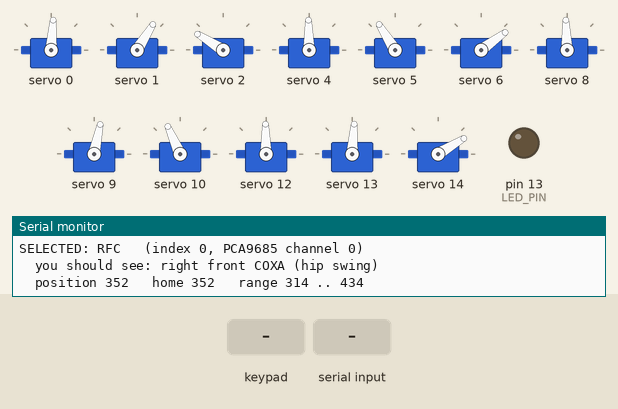
Bench run of a sketch on a simulated Arduino Uno, built with avr-gcc and run on an emulated ATmega328P. Parts: 12 × servo, output pins drawn as LEDs (lit = HIGH), the last lines printed to the serial monitor. The inputs (shaded band) are chosen by the test bench. Pins used as bus, display or sensor lines are not drawn.

Above: at 1.3 s.
1.4 s: key '+' pressed
At 1.9 s:
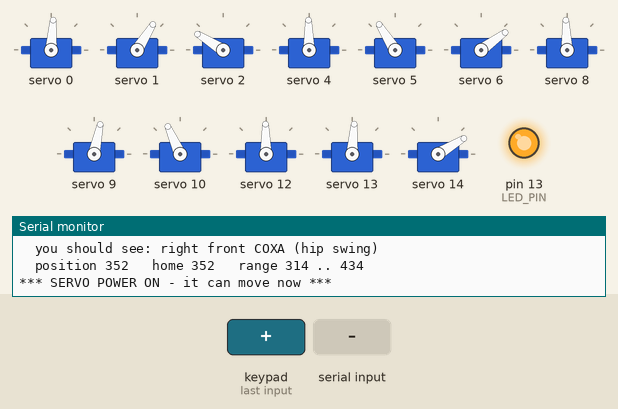
2.9 s: "d" received over Serial
At 4.1 s:
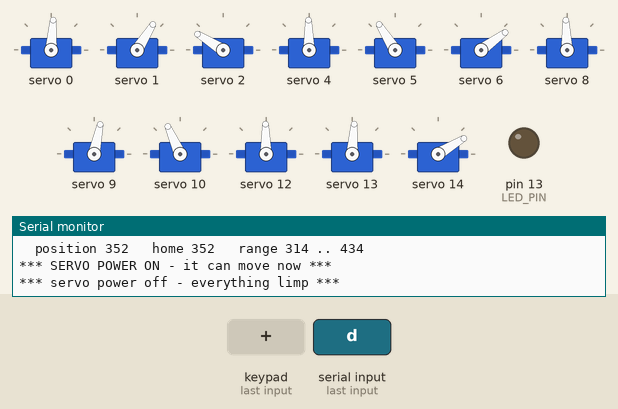
4.4 s: "e" received over Serial
At 5.3 s:
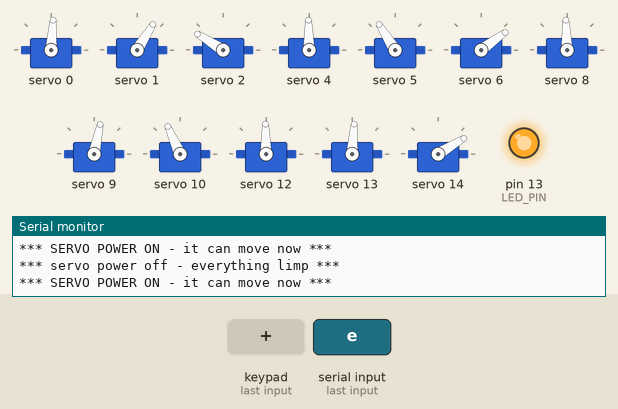
5.9 s: key 'U' pressed
At 6.06 s:
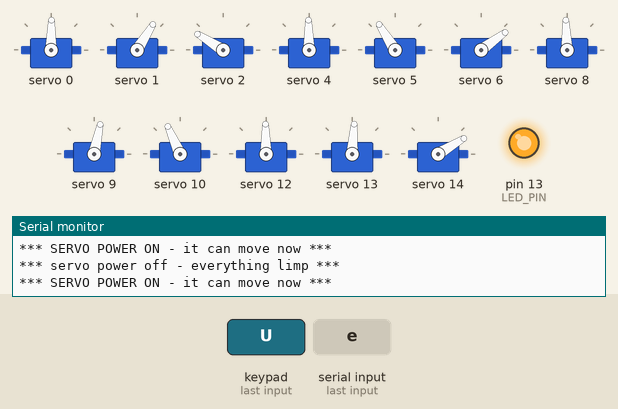
8.9 s: key 'U' pressed
At 10.5 s:
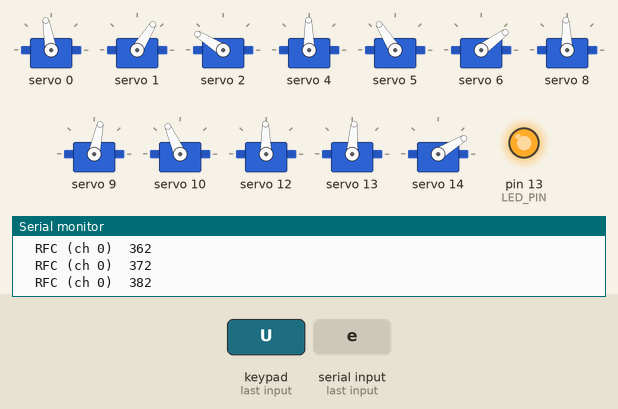
11.9 s: key '-' pressed
At 12.5 s:
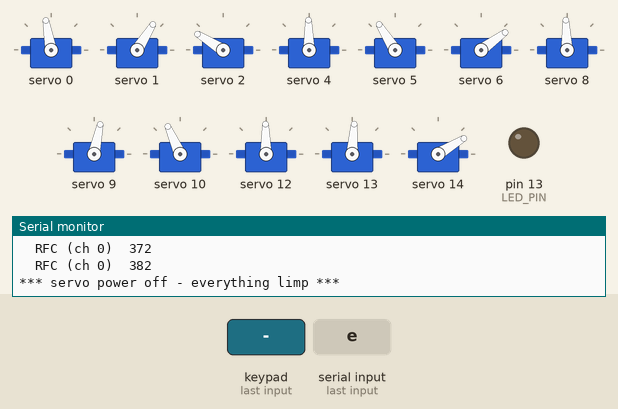
Timing chart, 0 to 14.4 s (numbered marks = the images above; inputs shaded):
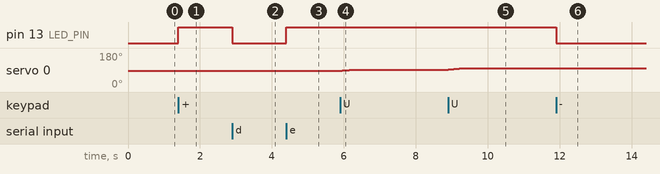

Measured:
- after the input at 1.4 s, pin 13 (LED_PIN): LOW → HIGH at once
- after the input at 2.9 s, pin 13 (LED_PIN): HIGH → LOW at once
- after the input at 4.4 s, pin 13 (LED_PIN): LOW → HIGH at once
- after the input at 5.9 s, servo 0: 86° → 88° at once, → 92° 0.15 s later
- after the input at 8.9 s, servo 0: 92° → 96° at once, → 100° 0.25 s later
- after the input at 11.9 s, pin 13 (LED_PIN): HIGH → LOW at once

The sketch:

Test_PWM_Servos.ino
```cpp
/*
 *   Nova SM3 - Bench Test: ONE servo at a time, driven from the PS2 controller
 *   TARGET BOARD: Teensy 4.0   (master)
 *
 *   WHAT THIS SKETCH IS FOR
 *   -----------------------
 *   You have 12 servos wired into a PCA9685 driver board. This sketch moves
 *   exactly ONE of them at a time, so you can confirm two things:
 *
 *     1. The servo physically works and moves smoothly.
 *     2. The servo is plugged into the channel the firmware THINKS it is.
 *
 *   Point 2 is the one that actually catches bugs. If you swap two servo
 *   cables on the driver board, nothing errors - the robot just moves wrong.
 *   The only way to find it is to command one joint and watch which joint
 *   actually moves. That is the whole point of this test.
 *
 *   HOW YOU DRIVE IT
 *   ----------------
 *   With the PS2 controller. There is one way to move the servo:
 *
 *     HOLD  D-pad UP     - rotate one way  (PWM value counts up)
 *     HOLD  D-pad DOWN   - rotate the other way (PWM value counts down)
 *     TAP   D-pad RIGHT  - switch to the NEXT servo
 *     TAP   D-pad LEFT   - switch to the PREVIOUS servo
 *     TAP   CROSS (X)    - send the current servo back to its home position
 *     TAP   START        - ENABLE servo power (nothing moves until you do this)
 *     TAP   SELECT       - DISABLE servo power (everything goes limp)
 *
 *   The serial monitor prints what is happening, and also accepts a few
 *   backup keys in case the controller drops out mid-test - see loop().
 *
 *   *** SAFETY - READ THIS ***
 *   - PUT THE ROBOT ON A STAND with the legs hanging free.
 *   - Servo power is DISABLED at boot. Nothing can move until you press START.
 *   - Pressing SELECT cuts power instantly. If the robot is standing on its
 *     own legs when you do that, it WILL collapse. Stand. Always.
 *   - Movement is clamped to servoLimit[] so a held button cannot drive a
 *     joint past its mechanical stop and strip a gear.
 *
 *   WIRING
 *   ------
 *     PCA9685  -> Teensy default i2c bus (Wire: SDA 18, SCL 19), address 0x40
 *     OE_PIN   -> Teensy pin 3   (output enable, see note below)
 *     PS2 recv -> DAT 7, CMD 8, SEL 9, CLK 10
 *     Servo power: separate 5-6V supply into the PCA9685 screw terminal,
 *                  with its ground tied to Teensy ground. Do NOT try to run
 *                  12 servos off the Teensy's USB 5V.
 */

#include <Wire.h>
#include <Adafruit_PWMServoDriver.h>
#include <PS2X_lib.h>


/* =====================================================================
   SECTION 1: CONFIGURATION - the numbers you might want to change
   ===================================================================== */

// Which servo does the test start on? This is an index 0-11 into the arrays
// in SECTION 2 below. 0 = RFC = Right Front Coxa. You can also change servo
// live with D-pad LEFT/RIGHT, so this is only the starting point.
#define START_SERVO 0

// How many PWM ticks to move per poll while a D-pad button is held.
// The controller is polled every PS2_INTERVAL ms, so the actual speed is:
//     JOG_STEP ticks x (1000 / PS2_INTERVAL) polls per second
// With the defaults below that is 2 x 20 = 40 ticks per second, which is a
// slow, safe crawl. Raise JOG_STEP to move faster. Start slow.
#define JOG_STEP     2
#define PS2_INTERVAL 50    // ms between controller reads

// Hardware pins
#define OE_PIN   3         // PCA9685 output enable
#define LED_PIN  13        // Teensy onboard orange LED
#define PS2_DAT  7
#define PS2_CMD  8
#define PS2_SEL  9
#define PS2_CLK  10

// PCA9685 timing. CAUTION: these match the calibrated main sketch. The
// servoHome/servoLimit numbers below are only correct AT THESE FREQUENCIES.
// Change them and every calibrated position in the robot becomes wrong.
#define SERVO_FREQ 60
#define OSCIL_FREQ 25000000

Adafruit_PWMServoDriver pwm1 = Adafruit_PWMServoDriver(0x40);
PS2X ps2x;


/* =====================================================================
   SECTION 2: CALIBRATION DATA - copied verbatim from NovaServos.h

   These numbers describe ONE physical robot. They are measured on the
   bench, not calculated. Do not "tidy" them.
   ===================================================================== */

#define TOTAL_SERVOS 12

// Which PCA9685 channel each servo is plugged into.
// The first number is the driver board ID (always 1, there is only one
// board). The second is the channel on that board.
//
// NOTE the gaps: channels 3, 7, 11 and 15 are deliberately skipped, so the
// servo index and the channel number are NOT the same. Servo index 3 (LFC)
// lives on channel 4. This is the single most confusing thing in the file,
// which is why the printouts always show both.
int servoSetup[TOTAL_SERVOS][2] = {       // driver ID, channel number
  {1,0},  {1,1},  {1,2},                  // RFx - right front
  {1,4},  {1,5},  {1,6},                  // LFx - left front
  {1,8},  {1,9},  {1,10},                 // RRx - right rear
  {1,12}, {1,13}, {1,14},                 // LRx - left rear
};

// The "standing straight" position for each servo, as a raw PWM tick count.
float servoHome[TOTAL_SERVOS] = {
  352, 280, 510,                          // RFx
  364, 442, 225,                          // LFx
  367, 331, 423,                          // RRx
  364, 351, 213,                          // LRx
};

// How far each servo is allowed to travel, as {min, max}.
//
// IMPORTANT: these pairs are min/max in the LEG's direction of travel, not
// in numeric order. Look at LFF: {537, 207}. The first number is BIGGER than
// the second. That is not a typo - the left legs are mirror images of the
// right ones, so their servos count the other way.
//
// This means you can never just write `if (pos > limit[1])`. You have to
// sort the pair first. clampToLimit() below does exactly that.
float servoLimit[TOTAL_SERVOS][2] = {     // min, max in leg direction
  {314, 434}, {185, 515}, {365, 607},     // RFx
  {402, 282}, {537, 207}, {370, 128},     // LFx
  {329, 449}, {236, 566}, {278, 520},     // RRx
  {402, 282}, {446, 116}, {358, 116},     // LRx
};

// Short names, and the plain-English joint each one drives. When you command
// a servo, THIS is the joint you should see move. If a different one moves,
// the cable is in the wrong channel.
const char* servoName[TOTAL_SERVOS] = {
  "RFC", "RFF", "RFT",  "LFC", "LFF", "LFT",
  "RRC", "RRF", "RRT",  "LRC", "LRF", "LRT",
};
const char* servoJoint[TOTAL_SERVOS] = {
  "right front COXA (hip swing)",  "right front FEMUR (thigh)",  "right front TIBIA (shin)",
  "left front COXA (hip swing)",   "left front FEMUR (thigh)",   "left front TIBIA (shin)",
  "right rear COXA (hip swing)",   "right rear FEMUR (thigh)",   "right rear TIBIA (shin)",
  "left rear COXA (hip swing)",    "left rear FEMUR (thigh)",    "left rear TIBIA (shin)",
};


/* =====================================================================
   SECTION 3: STATE - the handful of variables that change as it runs
   ===================================================================== */

float servoPos[TOTAL_SERVOS];   // where we believe each servo currently is
int   sel       = START_SERVO;  // which servo the D-pad is driving
byte  outputOn  = 0;            // 1 once START has been pressed
byte  ps2Ready  = 0;            // 1 if the controller handshake succeeded

unsigned long lastPS2Read = 0;  // for the non-blocking poll timer


/* =====================================================================
   SECTION 4: HELPERS
   ===================================================================== */

// Squeeze a requested position into the servo's safe travel range.
// Because servoLimit pairs can be high-then-low (see SECTION 2), we work out
// the numeric low and high first, then clamp against those.
float clampToLimit(int i, float pos) {
  float lo = min(servoLimit[i][0], servoLimit[i][1]);
  float hi = max(servoLimit[i][0], servoLimit[i][1]);
  if (pos < lo) return lo;
  if (pos > hi) return hi;
  return pos;
}

// Send one servo to a position. This is the ONLY function in the sketch that
// actually talks to the servo driver - everything else works out what to ask
// for and then calls this.
void moveServo(int i, float pos) {
  float clamped = clampToLimit(i, pos);
  servoPos[i] = clamped;

  // setPWM(channel, on_tick, off_tick). The PCA9685 counts 0..4095 over each
  // 60Hz cycle. We always switch on at tick 0, and switch off at `clamped` -
  // so `clamped` IS the pulse width, and that is what sets the servo angle.
  pwm1.setPWM(servoSetup[i][1], 0, (int)clamped);
}

// Print which servo is selected and what it should move.
void announceServo() {
  Serial.println();
  Serial.print(F("SELECTED: "));   Serial.print(servoName[sel]);
  Serial.print(F("   (index "));   Serial.print(sel);
  Serial.print(F(", PCA9685 channel ")); Serial.print(servoSetup[sel][1]);
  Serial.println(F(")"));
  Serial.print(F("  you should see: ")); Serial.println(servoJoint[sel]);
  Serial.print(F("  position "));  Serial.print((int)servoPos[sel]);
  Serial.print(F("   home "));     Serial.print((int)servoHome[sel]);
  Serial.print(F("   range "));    Serial.print((int)min(servoLimit[sel][0], servoLimit[sel][1]));
  Serial.print(F(" .. "));         Serial.println((int)max(servoLimit[sel][0], servoLimit[sel][1]));
}

// Turn servo power on or off. OE (output enable) on the PCA9685 is ACTIVE
// LOW: pulling the pin LOW enables the outputs, HIGH disables them. Disabled
// means every servo goes limp at once, regardless of what we last commanded.
void setOutput(byte on) {
  outputOn = on;
  digitalWrite(OE_PIN, on ? LOW : HIGH);
  digitalWrite(LED_PIN, on ? HIGH : LOW);   // orange LED lit = servos live
  Serial.println(on ? F("\n*** SERVO POWER ON - it can move now ***")
                    : F("\n*** servo power off - everything limp ***"));
}


/* =====================================================================
   SECTION 5: SETUP - runs once at boot
   ===================================================================== */

void setup() {
  // Disable servo output BEFORE anything else, so a reset mid-test cannot
  // make the robot lurch. OE is active LOW, so HIGH = outputs off. We drive
  // it high immediately after pinMode, because until pinMode runs the pin is
  // an input and its state is whatever the driver board's pullup decides.
  pinMode(OE_PIN, OUTPUT);
  digitalWrite(OE_PIN, HIGH);
  pinMode(LED_PIN, OUTPUT);
  digitalWrite(LED_PIN, LOW);

  Serial.begin(115200);
  while (!Serial && millis() < 5000);   // wait up to 5s for the monitor, then
                                        // carry on regardless so this still
                                        // runs untethered
  Serial.println(F("\n=== Nova SM3 :: single-servo test (Teensy 4.0) ==="));
  Serial.println(F("*** ROBOT ON A STAND, LEGS FREE, before you press START ***"));

  // --- find the servo driver on the i2c bus ---
  Wire.begin();
  Serial.println(F("\nScanning i2c for the PCA9685..."));
  byte found = 0;
  for (byte a = 1; a < 127; a++) {
    Wire.beginTransmission(a);
    if (Wire.endTransmission() == 0) {
      Serial.print(F("  device at 0x")); Serial.print(a, HEX);
      if (a == 0x40) { Serial.print(F("   <-- the servo driver")); found = 1; }
      if (a == 0x01) Serial.print(F("   <-- the Nano slave board"));
      Serial.println();
    }
  }
  if (!found) {
    Serial.println(F("  NOT FOUND. Check 5V, GND, SDA and SCL, and that the"));
    Serial.println(F("  board has its i2c pullup resistors. Nothing will move."));
  }

  // --- start the driver ---
  pwm1.begin();
  pwm1.setOscillatorFrequency(OSCIL_FREQ);
  pwm1.setPWMFreq(SERVO_FREQ);
  delay(10);

  // Load every servo's home position into the driver. Output is still
  // disabled, so nothing moves yet - this just means that the instant you
  // press START, the servos go to a known sane pose instead of somewhere
  // random left over from the last run.
  for (int i = 0; i < TOTAL_SERVOS; i++) {
    servoPos[i] = servoHome[i];
    moveServo(i, servoHome[i]);
  }
  Serial.println(F("\nAll servos staged at home (still powered off)."));

  // --- connect the PS2 controller ---
  Serial.print(F("\nLooking for the PS2 controller"));
  for (byte attempt = 0; attempt < 10; attempt++) {
    // NOTE: this is the Teensy PS2X fork, where config_gamepad returns
    // 0 on SUCCESS. The stock library returns non-zero. Do not "fix" this.
    if (ps2x.config_gamepad(PS2_CLK, PS2_CMD, PS2_SEL, PS2_DAT, false, false) == 0) {
      ps2Ready = 1;
      break;
    }
    Serial.print(F("."));
    delay(500);
  }
  if (ps2Ready) {
    Serial.println(F("  found."));
  } else {
    Serial.println(F("  NOT FOUND."));
    Serial.println(F("  Is the receiver LED solid (paired) rather than blinking?"));
    Serial.println(F("  Check DAT 7 / CMD 8 / SEL 9 / CLK 10, and that it is on"));
    Serial.println(F("  3.3V - the Teensy 4.0 is NOT 5V tolerant."));
    Serial.println(F("  You can still drive this test from the serial keys below."));
  }

  showControls();
  announceServo();
}

void showControls() {
  Serial.println(F("\n--- controls ---"));
  Serial.println(F("  PS2  START        enable servo power"));
  Serial.println(F("  PS2  SELECT       disable servo power"));
  Serial.println(F("  PS2  D-pad UP     HOLD to rotate one way"));
  Serial.println(F("  PS2  D-pad DOWN   HOLD to rotate the other way"));
  Serial.println(F("  PS2  D-pad RIGHT  next servo"));
  Serial.println(F("  PS2  D-pad LEFT   previous servo"));
  Serial.println(F("  PS2  CROSS (X)    send this servo home"));
  Serial.println(F("  backup keys (if the controller drops):"));
  Serial.println(F("    e / d  power on / off      n / p  next / prev servo"));
  Serial.println(F("    + / -  nudge one step      h      home this servo"));
  Serial.println(F("    ?      show this again"));
  Serial.println(F("----------------\n"));
}


/* =====================================================================
   SECTION 6: LOOP - runs over and over, forever

   Nothing here blocks. We check the clock, and only read the controller
   when PS2_INTERVAL ms have gone by. That keeps the loop responsive.
   ===================================================================== */

void loop() {
  handleSerialKeys();   // backup keyboard control, always available

  if (!ps2Ready) return;
  if (millis() - lastPS2Read < PS2_INTERVAL) return;
  lastPS2Read = millis();

  ps2x.read_gamepad(false, false);

  // --- power on / off ---
  // ButtonPressed() fires ONCE on the press. That is what we want for
  // things that toggle - otherwise holding START would fire 20x a second.
  if (ps2x.ButtonPressed(PSB_START))  setOutput(1);
  if (ps2x.ButtonPressed(PSB_SELECT)) setOutput(0);

  // --- change which servo we are driving ---
  if (ps2x.ButtonPressed(PSB_PAD_RIGHT)) {
    sel = (sel + 1) % TOTAL_SERVOS;
    announceServo();
  }
  if (ps2x.ButtonPressed(PSB_PAD_LEFT)) {
    sel = (sel + TOTAL_SERVOS - 1) % TOTAL_SERVOS;
    announceServo();
  }

  // --- send it home ---
  if (ps2x.ButtonPressed(PSB_CROSS)) {
    moveServo(sel, servoHome[sel]);
    Serial.print(F("  home -> ")); Serial.println((int)servoPos[sel]);
  }

  // --- the actual jog, one way or the other ---
  // Button() (not ButtonPressed) is TRUE the whole time the button is held
  // down. So every poll that UP is held, we add JOG_STEP ticks. Let go and
  // it stops. That is what makes it feel like holding a motor button.
  if (outputOn) {
    if (ps2x.Button(PSB_PAD_UP))   jog(+JOG_STEP);
    if (ps2x.Button(PSB_PAD_DOWN)) jog(-JOG_STEP);
  } else if (ps2x.Button(PSB_PAD_UP) || ps2x.Button(PSB_PAD_DOWN)) {
    // Held a jog button with the power off - say so, but only occasionally
    // so we do not flood the monitor 20 times a second.
    static unsigned long lastNag = 0;
    if (millis() - lastNag > 1500) {
      lastNag = millis();
      Serial.println(F("  (servo power is OFF - press START first)"));
    }
  }
}

// Move the selected servo by `delta` ticks and report it.
void jog(int delta) {
  float before = servoPos[sel];
  moveServo(sel, servoPos[sel] + delta);

  // If the position did not change, we are sitting on a travel limit.
  if (servoPos[sel] == before) {
    static unsigned long lastLimitMsg = 0;
    if (millis() - lastLimitMsg > 1000) {
      lastLimitMsg = millis();
      Serial.print(F("  ")); Serial.print(servoName[sel]);
      Serial.print(F(" at its limit ("));
      Serial.print((int)before); Serial.println(F(") - will not go further"));
    }
    return;
  }

  // Print every few ticks rather than every one, so the log stays readable.
  static int sinceLastPrint = 0;
  sinceLastPrint += abs(delta);
  if (sinceLastPrint >= 10) {
    sinceLastPrint = 0;
    Serial.print(F("  ")); Serial.print(servoName[sel]);
    Serial.print(F(" (ch ")); Serial.print(servoSetup[sel][1]);
    Serial.print(F(")  ")); Serial.println((int)servoPos[sel]);
  }
}


/* =====================================================================
   SECTION 7: BACKUP KEYBOARD CONTROL

   The PS2 link is wireless and can drop. Being unable to cut servo power
   from the keyboard when that happens is a safety problem, so these stay.
   ===================================================================== */

void handleSerialKeys() {
  if (!Serial.available()) return;
  char c = Serial.read();

  switch (c) {
    case 'e': setOutput(1); break;
    case 'd': setOutput(0); break;
    case 'n': sel = (sel + 1) % TOTAL_SERVOS;                 announceServo(); break;
    case 'p': sel = (sel + TOTAL_SERVOS - 1) % TOTAL_SERVOS;  announceServo(); break;
    case 'h': moveServo(sel, servoHome[sel]);
              Serial.print(F("  home -> ")); Serial.println((int)servoPos[sel]); break;
    case '+': jog(+JOG_STEP); break;
    case '-': jog(-JOG_STEP); break;
    case '?': showControls(); announceServo(); break;
    default:  break;    // ignore newlines and anything else
  }
}
```
